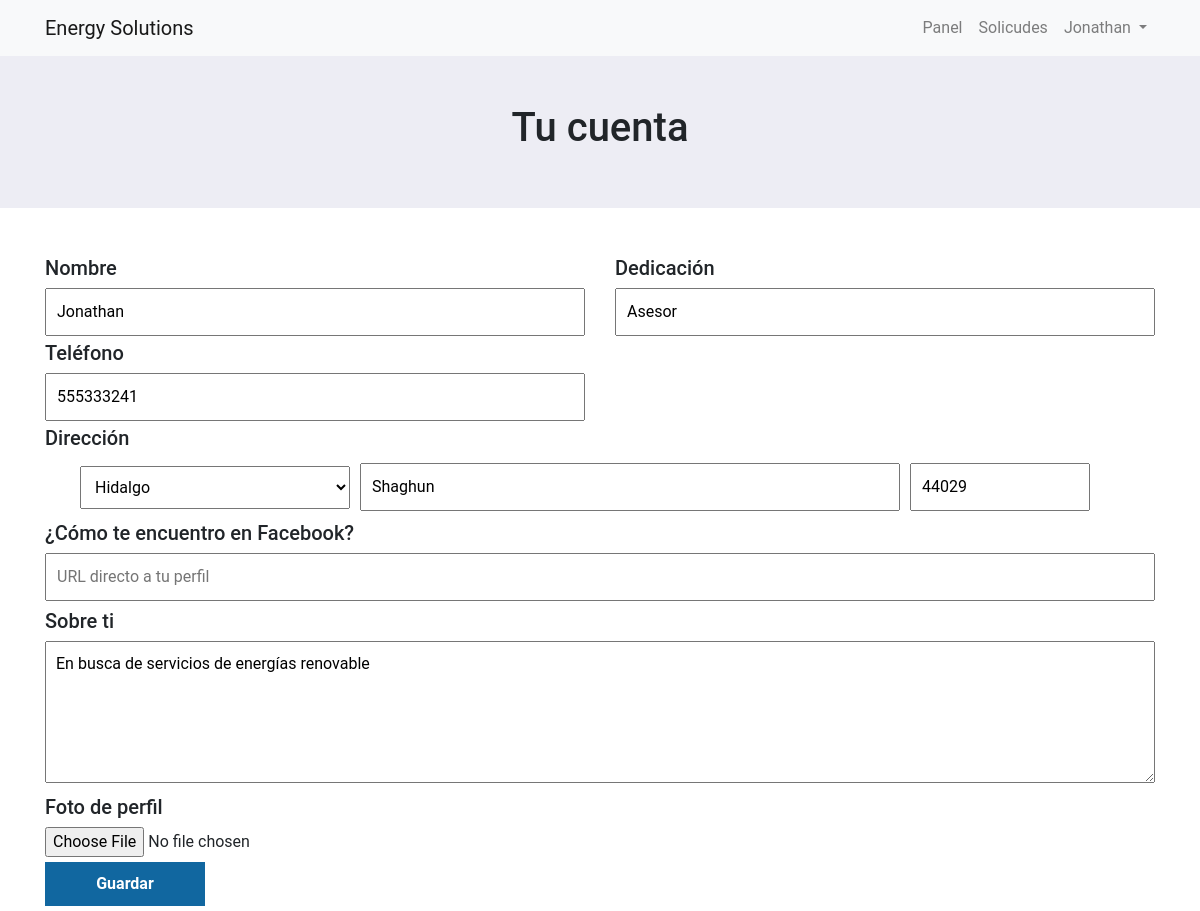
/rol/cliente/configc.php (signed in), run on the app's committed database.
### tables this page shows
CREATE TABLE `datos_usuario_cliente` (
  `id` int(11) NOT NULL,
  `nombre` varchar(50) NOT NULL,
  `dedicacion` varchar(50) NOT NULL,
  `telefono` varchar(12) NOT NULL,
  `estado` varchar(50) NOT NULL,
  `calle` varchar(60) NOT NULL,
  `cp` varchar(10) NOT NULL,
  `acerca_de` text NOT NULL,
  `email` varchar(60) NOT NULL,
  `facebook` varchar(500) NOT NULL,
  `foto_perfil` varchar(50) NOT NULL
);

### login/CRUD/class/Consultas.php (called while the page is built, shortened)
<?php
class Usuarios
{
    private static $instancia;
    private $dbh;
    private function __construct()
    {
        try {
            $this->dbh = new PDO('mysql:host=localhost;dbname=areaenergetica', 'root', 'pass1234');
            $this->dbh->exec("SET CHARACTER SET utf8");
            $this->dbh->setAttribute(PDO::ATTR_ERRMODE, PDO::ERRMODE_EXCEPTION);
            $this->dbh->setAttribute(PDO::ATTR_EMULATE_PREPARES, false);
        } catch (PDOException $e) {
            print "Error!: " . $e->getMessage();
            die();
        }
     }
    public static function singleton()
    {
        if (!isset(self::$instancia)) {
            self::$instancia = new $miclase;
        }
        return self::$instancia;
    }
    public function Read_a_datos_cliente($email)
    {
        try {
            $query = $this->dbh->prepare("SELECT * FROM datos_usuario_cliente WHERE email = ?");
            $query->bindParam(1, $email);
            $query->execute();
            return $query->fetchAll();
            $this->dbh = null;
        }catch (PDOException $e) {
            $e->getMessage();
        }
    }
}
?>

### rol/cliente/configc.php (the view, shortened to what this page needs)
<?php
	$sesion = $_SESSION['usuario'];
    $email = $_SESSION['email'];
?>
<!DOCTYPE html>
<html lang="en">
<head>
    <link rel="stylesheet" href="../bootstrap4.5/css/bootstrap.min.css">
    <link rel="stylesheet" href="../bootstrap4.5/css/estilos.css">
</head>
<body>
    <nav class="navbar navbar-expand-md navbar-light bg-light">
        <div class="container">
            <a href="#" class="navbar-brand">
            Energy Solutions</a>
            <div class="navbar-collapse" id="second-navbar">
                <ul class="navbar-nav ml-auto">
                    <li class="nav.item"><a class="nav-link" href="cliente.php?op=0">Panel</a></li>
                    <li class="nav.item"><a class="nav-link" href="solicitudes.php">Solicudes</a></li>
                    <li class="nav-item dropdown">
                        <a href="#" class="nav-link dropdown-toggle" data-toggle="dropdown">
                        <?php echo $sesion ?>
                        </a>
                    </li>
                </ul>
            </div>
        </div>
    </nav>
    <section style="background: #ededf4; text-align: center;" class="p-5">
        <div class="container">
            <h1>Tu cuenta</h1>
        </div>
    </section>
    <?php
        require_once("../../login/CRUD/class/Consultas.php");
        $usuarios = Usuarios::singleton();
        $data = $usuarios->Read_a_datos_cliente($email);
        if(count($data)){
            foreach ($data as $fila) {
                $nombre=$fila['nombre'];
                $dedicacion=$fila['dedicacion'];
                $telefono = $fila['telefono'];
                $estado=$fila['estado'];
                $calle = $fila['calle'];
                $cp=$fila['cp'];
                $acerca_de=$fila['acerca_de'];
                $facebook=$fila['facebook'];
            }
        }
    ?>
    <section class="container mt-5">
    <form action="../proveedor/datos_usuario_proveedor.php" name="formulario" method="POST" class="row" enctype="multipart/form-data">
            <div class="form col-lg-6 col-md-12">
                <h5>Nombre</h5>
                <input class="cajon" id="nombre" type="text" name="nombre" placeholder="Nombre completo" required="" value="<?php if(isset($nombre)){echo $nombre;}else{
                    echo $sesion;
                } ?>">
            </div>
            <div class="form col-lg-6 col-md-12">
                <h5>Dedicación</h5>
                <input class="cajon" id="nombre_company" type="text" name="dedicacion" placeholder="Ej: Ingeniero en, Asesor de finanzas, Conductor." required="" value="<?php if(isset($dedicacion)){ echo $dedicacion;}else{ echo "";}?>">
            </div>
            <div class="form col-lg-6 col-md-12">
                <h5>Teléfono</h5>
                <input class="cajon" id="cel" type="number" name="cel" placeholder="Teléfono" required="" value="<?php if($telefono == 0){ echo 'Teléfono'; }else{echo $telefono;} ?>">
            </div>
            <div class="form col-lg-12 col-md-12">
                <h5>Dirección</h5>
                <div class="row dir container">
                    <select class="cajon col-lg-3 col-md-12 direccion" name="estado" id="estado">
                        <option><?php if(isset($estado)){ echo $estado;}else{ echo "Estado";}?></option>
                    </select>
                    <input class="cajon col-lg-6 col-md-12 direccion" id="dir" type="text" name="dir" placeholder="Calle" required="" value="<?php if(isset($calle)){ echo $calle;}else{ echo "";} ?>">
                    <input class="cajon col-lg-2 col-md-12 direccion" id="cp" type="number" name="cp" placeholder="C.P." required="" value="<?php if($cp == 0){ echo 'C.P.'; }else{echo $cp;} ?>">
                </div>
                </div>
                <div class="from  col-lg-12 col-md-12">
                    <h5>¿Cómo te encuentro en Facebook?</h5>
                    <input class="cajon" id="site" type="text" name="site" placeholder="URL directo a tu perfil" value="<?php if(isset($facebook)){ echo $facebook;}else{ echo "";}?>">
                </div>
            <div class="form col-lg-12 col-md-12 pt-2">
                <h5>Sobre ti</h5>
                <textarea class="cajon" id="descripcon" cols="50" rows="5" type="Textarea" name="sobre_user" placeholder="Cuentanos de ti, ¿Qué buscas dentro de la plataforma?" required=""><?php if(isset($acerca_de)){ echo $acerca_de;}else{ echo "";} ?></textarea>
            </div>
            <div class="form col-lg-12 col-md-12 form">
                <h5>Foto de perfil</h5>
                <input type="file" name="perfil" required="">
            </div>
		    <div class="form col-lg-2 col-md-12 form">
                <button id="guardar" class="negociar guardar">Guardar</button>
            </div>
	</form>
    </section>
</body>

### data on the page
datos_usuario_cliente: nombre "Jonathan", dedicacion "Asesor", cel "555333241", estado "Hidalgo", dir "Shaghun", cp "44029", sobre_user "En busca de servicios de energías renovable"

### other printed values
$sesion "Jonathan"
